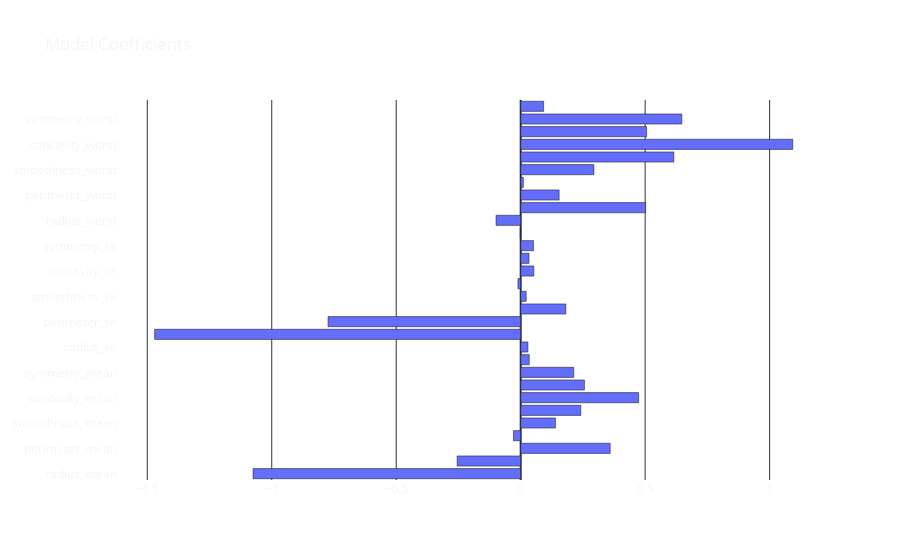

Source (notebook cell):
### Code cell
coefs = pd.DataFrame(
    model.coef_,
    columns=feature_names,
    index=['Coefficients'])
coefs = coefs.transpose()

fig = go.Figure(go.Bar(
    x=coefs['Coefficients'],
    y=feature_names,
    orientation='h'))
fig.update_xaxes(range=[model.coef_.min(
) + (model.coef_.min() * 0.1), model.coef_.max() + (model.coef_.max() * 0.1)])
fig.update_layout(
    xaxis=dict(
        tickmode='linear',
        tick0=0,
        dtick=0.5
    ),
    title='Model Coefficients',
)
fig.update_layout(template='plotly_dark',
                  title_text='Model Coefficients',
                  paper_bgcolor='rgba(0, 0, 0, 0)',
                  plot_bgcolor='rgba(0, 0, 0, 0)')
fig.show()
#py.plot(fig, filename=f'Model Coefficients.html')

### Figure 1 — Plotly figure (JSON) as saved in the notebook; plotly's stock layout.template omitted (floating-point values rounded to 4 significant figures)
{"data": [{"orientation": "h", "type": "bar", "x": [-1.075, -0.2553, 0.3596, -0.02913, 0.1396, 0.2416, 0.4739, 0.2561, 0.2132, 0.0344, 0.02915, -1.471, -0.7739, 0.1814, 0.0222, -0.01106, 0.05278, 0.03336, 0.05135, -0.001829, -0.09901, 0.5019, 0.1544, 0.01078, 0.2942, 0.6153, 1.093, 0.5059, 0.6474, 0.09219], "y": ["radius_mean", "texture_mean", "perimeter_mean", "area_mean", "smoothness_mean", "compactness_mean", "concavity_mean", "concave points_mean", "symmetry_mean", "fractal_dimension_mean", "radius_se", "texture_se", "perimeter_se", "area_se", "smoothness_se", "compactness_se", "concavity_se", "concave points_se", "symmetry_se", "fractal_dimension_se", "radius_worst", "texture_worst", "perimeter_worst", "area_worst", "smoothness_worst", "compactness_worst", "concavity_worst", "concave points_worst", "symmetry_worst", "fractal_dimension_worst"]}], "layout": {"paper_bgcolor": "rgba(0, 0, 0, 0)", "plot_bgcolor": "rgba(0, 0, 0, 0)", "title": {"text": "Model Coefficients"}, "xaxis": {"dtick": 0.5, "range": [-1.618, 1.202], "tick0": 0, "tickmode": "linear"}}}
